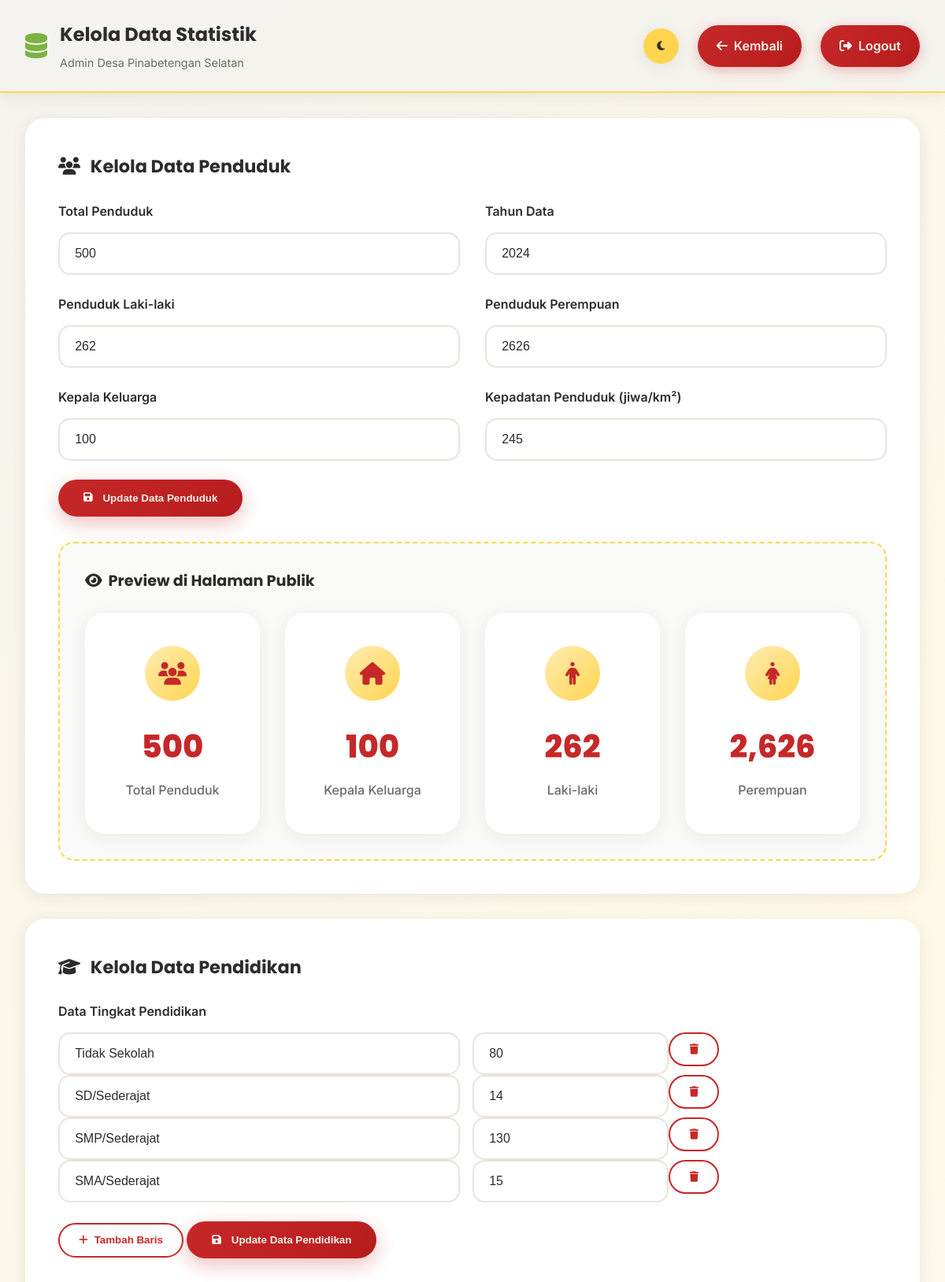
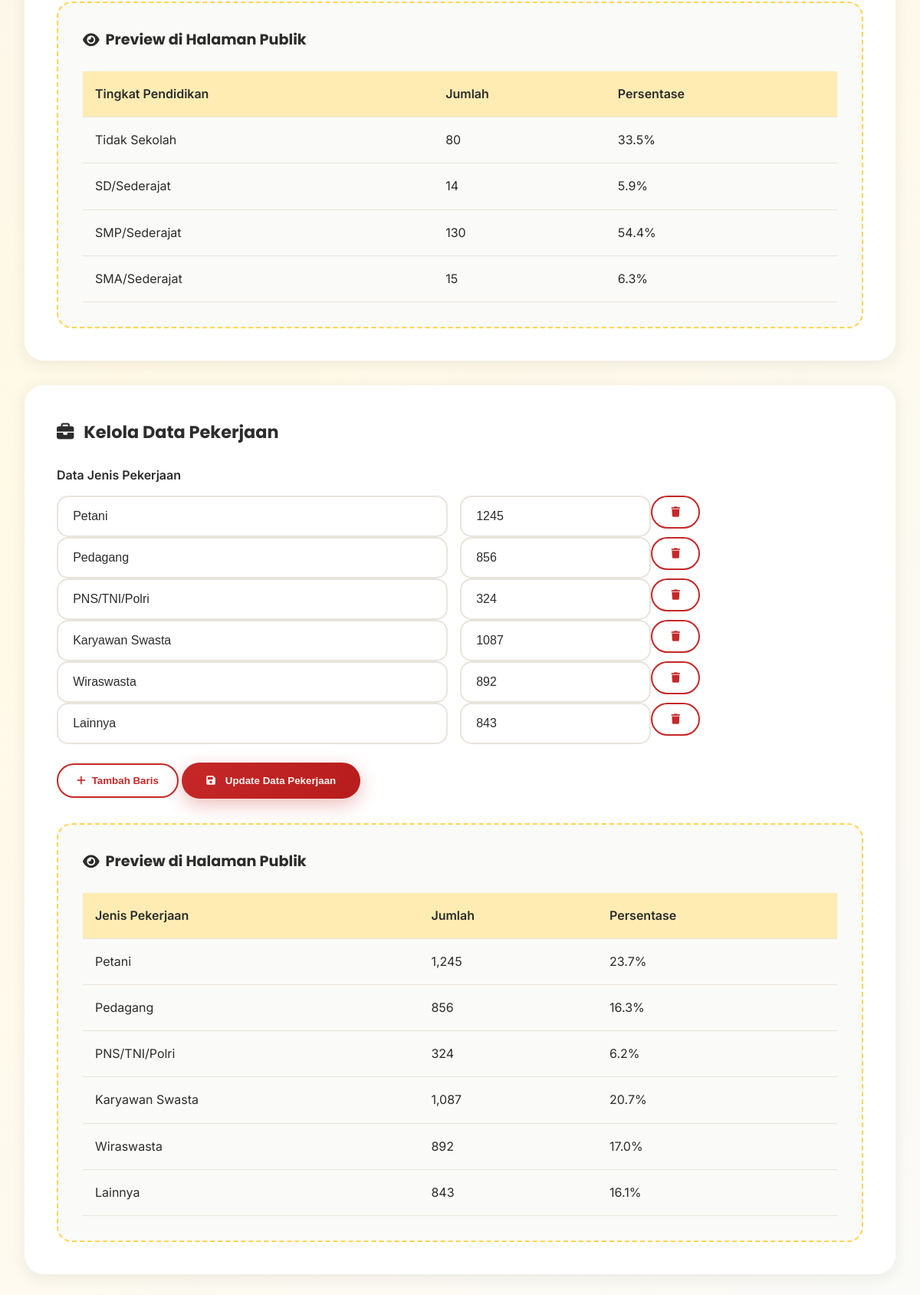
The app's page /admin/data.php (signed in) with its own data (2 pictures, top to bottom).
### tables this page shows
CREATE TABLE `data_penduduk` (
  `id` int(11) NOT NULL AUTO_INCREMENT,
  `total_penduduk` int(11) NOT NULL,
  `laki_laki` int(11) NOT NULL,
  `perempuan` int(11) NOT NULL,
  `kepala_keluarga` int(11) NOT NULL,
  `kepadatan_penduduk` int(11) NOT NULL,
  `tahun` year(4) NOT NULL,
  `created_at` timestamp NULL DEFAULT current_timestamp(),
  `updated_at` timestamp NULL DEFAULT current_timestamp() ON UPDATE current_timestamp(),
  PRIMARY KEY (`id`)
);

CREATE TABLE `data_pendidikan` (
  `id` int(11) NOT NULL AUTO_INCREMENT,
  `tingkat` varchar(100) NOT NULL,
  `jumlah` int(11) NOT NULL,
  `created_at` timestamp NULL DEFAULT current_timestamp(),
  PRIMARY KEY (`id`)
);

CREATE TABLE `data_pekerjaan` (
  `id` int(11) NOT NULL AUTO_INCREMENT,
  `jenis` varchar(100) NOT NULL,
  `jumlah` int(11) NOT NULL,
  `created_at` timestamp NULL DEFAULT current_timestamp(),
  PRIMARY KEY (`id`)
);

### admin/data.php (the view, shortened to what this page needs)
<?php
require_once '../config/db.php';
try {
    $penduduk = $pdo->query("SELECT * FROM data_penduduk ORDER BY tahun DESC LIMIT 1")->fetch();
} catch (Exception $e) {
    $penduduk = null;
}
try {
    $pendidikan = $pdo->query("SELECT * FROM data_pendidikan")->fetchAll();
} catch (Exception $e) {
    $pendidikan = [];
}
try {
    $pekerjaan = $pdo->query("SELECT * FROM data_pekerjaan")->fetchAll();
} catch (Exception $e) {
    $pekerjaan = [];
}
$data_penduduk = $penduduk ?: [
    'total_penduduk' => 5247,
    'laki_laki' => 2621,
    'perempuan' => 2626,
    'kepala_keluarga' => 1458,
    'kepadatan_penduduk' => 245,
    'tahun' => date('Y')
];
?>
<!DOCTYPE html>
<html lang="id">
<head>
    <link rel="stylesheet" href="https://cdnjs.cloudflare.com/ajax/libs/font-awesome/6.5.0/css/all.min.css">
</head>
<body>
<header class="dashboard-header">
    <div class="header-content">
        <div class="brand">
            <i class="fas fa-database brand-icon"></i>
            <div class="brand-text">
                <h1>Kelola Data Statistik</h1>
                <p>Admin Desa Pinabetengan Selatan</p>
            </div>
        </div>
        <div class="header-actions">
            <button class="btn-theme-toggle" id="themeToggle">
                <i class="fas fa-moon"></i>
            </button>
            <a href="dashboard.php" class="btn-logout">
                <i class="fas fa-arrow-left"></i>
                Kembali
            </a>
            <a href="logout.php" class="btn-logout">
                <i class="fas fa-sign-out-alt"></i>
                Logout
            </a>
        </div>
    </div>
</header>
<main class="dashboard-main">
    <div class="container-fluid">
        <div class="card">
            <h4 class="card-title">
                <i class="fas fa-users"></i>
                Kelola Data Penduduk
            </h4>
            <form method="POST">
                <div class="row">
                    <div class="col-md-6">
                        <div class="form-group">
                            <label class="form-label">Total Penduduk</label>
                            <input type="number" name="total_penduduk" class="form-control"
                                   value="<?= $data_penduduk['total_penduduk'] ?>" required>
                        </div>
                    </div>
                    <div class="col-md-6">
                        <div class="form-group">
                            <label class="form-label">Tahun Data</label>
                            <input type="number" name="tahun" class="form-control"
                                   value="<?= $data_penduduk['tahun'] ?>" min="2000" max="2030" required>
                        </div>
                    </div>
                </div>
                <div class="row">
                    <div class="col-md-6">
                        <div class="form-group">
                            <label class="form-label">Penduduk Laki-laki</label>
                            <input type="number" name="laki_laki" class="form-control"
                                   value="<?= $data_penduduk['laki_laki'] ?>" required>
                        </div>
                    </div>
                    <div class="col-md-6">
                        <div class="form-group">
                            <label class="form-label">Penduduk Perempuan</label>
                            <input type="number" name="perempuan" class="form-control"
                                   value="<?= $data_penduduk['perempuan'] ?>" required>
                        </div>
                    </div>
                </div>
                <div class="row">
                    <div class="col-md-6">
                        <div class="form-group">
                            <label class="form-label">Kepala Keluarga</label>
                            <input type="number" name="kepala_keluarga" class="form-control"
                                   value="<?= $data_penduduk['kepala_keluarga'] ?>" required>
                        </div>
                    </div>
                    <div class="col-md-6">
                        <div class="form-group">
                            <label class="form-label">Kepadatan Penduduk (jiwa/km²)</label>
                            <input type="number" name="kepadatan_penduduk" class="form-control"
                                   value="<?= $data_penduduk['kepadatan_penduduk'] ?>" required>
                        </div>
                    </div>
                </div>
                <button type="submit" name="update_penduduk" class="btn-primary">
                    <i class="fas fa-save"></i>
                    Update Data Penduduk
                </button>
            </form>
            <div class="preview-section">
                <h5 class="preview-title">
                    <i class="fas fa-eye"></i>
                    Preview di Halaman Publik
                </h5>
                <div class="row">
                    <div class="col-lg-3">
                        <div class="stat-card">
                            <div class="stat-icon">
                                <i class="fas fa-users"></i>
                            </div>
                            <div class="stat-number"><?= number_format($data_penduduk['total_penduduk']) ?></div>
                            <div class="stat-label">Total Penduduk</div>
                        </div>
                    </div>
                    <div class="col-lg-3">
                        <div class="stat-card">
                            <div class="stat-icon">
                                <i class="fas fa-home"></i>
                            </div>
                            <div class="stat-number"><?= number_format($data_penduduk['kepala_keluarga']) ?></div>
                            <div class="stat-label">Kepala Keluarga</div>
                        </div>
                    </div>
                    <div class="col-lg-3">
                        <div class="stat-card">
                            <div class="stat-icon">
                                <i class="fas fa-male"></i>
                            </div>
                            <div class="stat-number"><?= number_format($data_penduduk['laki_laki']) ?></div>
                            <div class="stat-label">Laki-laki</div>
                        </div>
                    </div>
                    <div class="col-lg-3">
                        <div class="stat-card">
                            <div class="stat-icon">
                                <i class="fas fa-female"></i>
                            </div>
                            <div class="stat-number"><?= number_format($data_penduduk['perempuan']) ?></div>
                            <div class="stat-label">Perempuan</div>
                        </div>
                    </div>
                </div>
            </div>
        </div>
        <div class="card">
            <h4 class="card-title">
                <i class="fas fa-graduation-cap"></i>
                Kelola Data Pendidikan
            </h4>
            <form method="POST" id="pendidikanForm">
                <div class="form-group">
                    <label class="form-label">Data Tingkat Pendidikan</label>
                    <div id="pendidikanFields">
                        <?php foreach($pendidikan as $index => $edu): ?>
                        <div class="row mb-2 pendidikan-row">
                            <div class="col-md-6">
                                <input type="text" name="tingkat[]" class="form-control"
                                       value="<?= htmlspecialchars($edu['tingkat']) ?>"
                                       placeholder="Tingkat Pendidikan" required>
                            </div>
                            <div class="col-md-4">
                                <input type="number" name="jumlah[]" class="form-control"
                                       value="<?= $edu['jumlah'] ?>"
                                       placeholder="Jumlah" required>
                            </div>
                            <div class="col-md-2">
                                <button type="button" class="btn-secondary remove-row" style="width: 100%;">
                                    <i class="fas fa-trash"></i>
                                </button>
                            </div>
                        </div>
                        <?php endforeach; ?>
                    </div>
                </div>
                <div class="d-flex gap-2">
                    <button type="button" id="addPendidikan" class="btn-secondary">
                        <i class="fas fa-plus"></i>
                        Tambah Baris
                    </button>
                    <button type="submit" name="update_pendidikan" class="btn-primary">
                        <i class="fas fa-save"></i>
                        Update Data Pendidikan
                    </button>
                </div>
            </form>
            <div class="preview-section">
                <h5 class="preview-title">
                    <i class="fas fa-eye"></i>
                    Preview di Halaman Publik
                </h5>
                <table class="data-table">
                    <thead>
                        <tr>
                            <th>Tingkat Pendidikan</th>
                            <th>Jumlah</th>
                            <th>Persentase</th>
                        </tr>
                    </thead>
                    <tbody>
                        <?php
                        $total_pendidikan = array_sum(array_column($pendidikan, 'jumlah'));
                        foreach($pendidikan as $edu):
                            $persentase = $total_pendidikan > 0 ? ($edu['jumlah'] / $total_pendidikan) * 100 : 0;
                        ?>
                        <tr>
                            <td><?= htmlspecialchars($edu['tingkat']) ?></td>
                            <td><?= number_format($edu['jumlah']) ?></td>
                            <td><?= number_format($persentase, 1) ?>%</td>
                        </tr>
                        <?php endforeach; ?>
                    </tbody>
                </table>
            </div>
        </div>
        <div class="card">
            <h4 class="card-title">
                <i class="fas fa-briefcase"></i>
                Kelola Data Pekerjaan
            </h4>
            <form method="POST" id="pekerjaanForm">
                <div class="form-group">
                    <label class="form-label">Data Jenis Pekerjaan</label>
                    <div id="pekerjaanFields">
                        <?php foreach($pekerjaan as $index => $job): ?>
                        <div class="row mb-2 pekerjaan-row">
                            <div class="col-md-6">
                                <input type="text" name="jenis[]" class="form-control"
                                       value="<?= htmlspecialchars($job['jenis']) ?>"
                                       placeholder="Jenis Pekerjaan" required>
                            </div>
                            <div class="col-md-4">
                                <input type="number" name="jumlah[]" class="form-control"
                                       value="<?= $job['jumlah'] ?>"
                                       placeholder="Jumlah" required>
                            </div>
                            <div class="col-md-2">
                                <button type="button" class="btn-secondary remove-row" style="width: 100%;">
                                    <i class="fas fa-trash"></i>
                                </button>
                            </div>
                        </div>
                        <?php endforeach; ?>
                    </div>
                </div>
                <div class="d-flex gap-2">
                    <button type="button" id="addPekerjaan" class="btn-secondary">
                        <i class="fas fa-plus"></i>
                        Tambah Baris
                    </button>
                    <button type="submit" name="update_pekerjaan" class="btn-primary">
                        <i class="fas fa-save"></i>
                        Update Data Pekerjaan
                    </button>
                </div>
            </form>
            <div class="preview-section">
                <h5 class="preview-title">
                    <i class="fas fa-eye"></i>
                    Preview di Halaman Publik
                </h5>
                <table class="data-table">
                    <thead>
                        <tr>
                            <th>Jenis Pekerjaan</th>
                            <th>Jumlah</th>
                            <th>Persentase</th>
                        </tr>
                    </thead>
                    <tbody>
                        <?php
                        $total_pekerjaan = array_sum(array_column($pekerjaan, 'jumlah'));
                        foreach($pekerjaan as $job):
                            $persentase = $total_pekerjaan > 0 ? ($job['jumlah'] / $total_pekerjaan) * 100 : 0;
                        ?>
                        <tr>
                            <td><?= htmlspecialchars($job['jenis']) ?></td>
                            <td><?= number_format($job['jumlah']) ?></td>
                            <td><?= number_format($persentase, 1) ?>%</td>
                        </tr>
                        <?php endforeach; ?>
                    </tbody>
                </table>
            </div>
        </div>
    </div>
</main>
</body>
</html>

### records on screen
data_penduduk: total_penduduk "500", tahun "2024", laki_laki "262", perempuan "2626", kepala_keluarga "100", kepadatan_penduduk "245", perempuan "2,626"
data_pendidikan: tingkat "Tidak Sekolah", jumlah "80", jumlah "33.5"
data_pendidikan: tingkat "SD/Sederajat", jumlah "14", jumlah "5.9"
data_pendidikan: tingkat "SMP/Sederajat", jumlah "130", jumlah "54.4"
data_pendidikan: tingkat "SMA/Sederajat", jumlah "15", jumlah "6.3"
data_pekerjaan: jenis "Petani", jumlah "1245", jumlah "1,245", jumlah "23.7"
data_pekerjaan: jenis "Pedagang", jumlah "856", jumlah "16.3"
data_pekerjaan: jenis "PNS/TNI/Polri", jumlah "324", jumlah "6.2"
data_pekerjaan: jenis "Karyawan Swasta", jumlah "1087", jumlah "1,087", jumlah "20.7"
data_pekerjaan: jenis "Wiraswasta", jumlah "892", jumlah "17.0"
data_pekerjaan: jenis "Lainnya", jumlah "843", jumlah "16.1"
